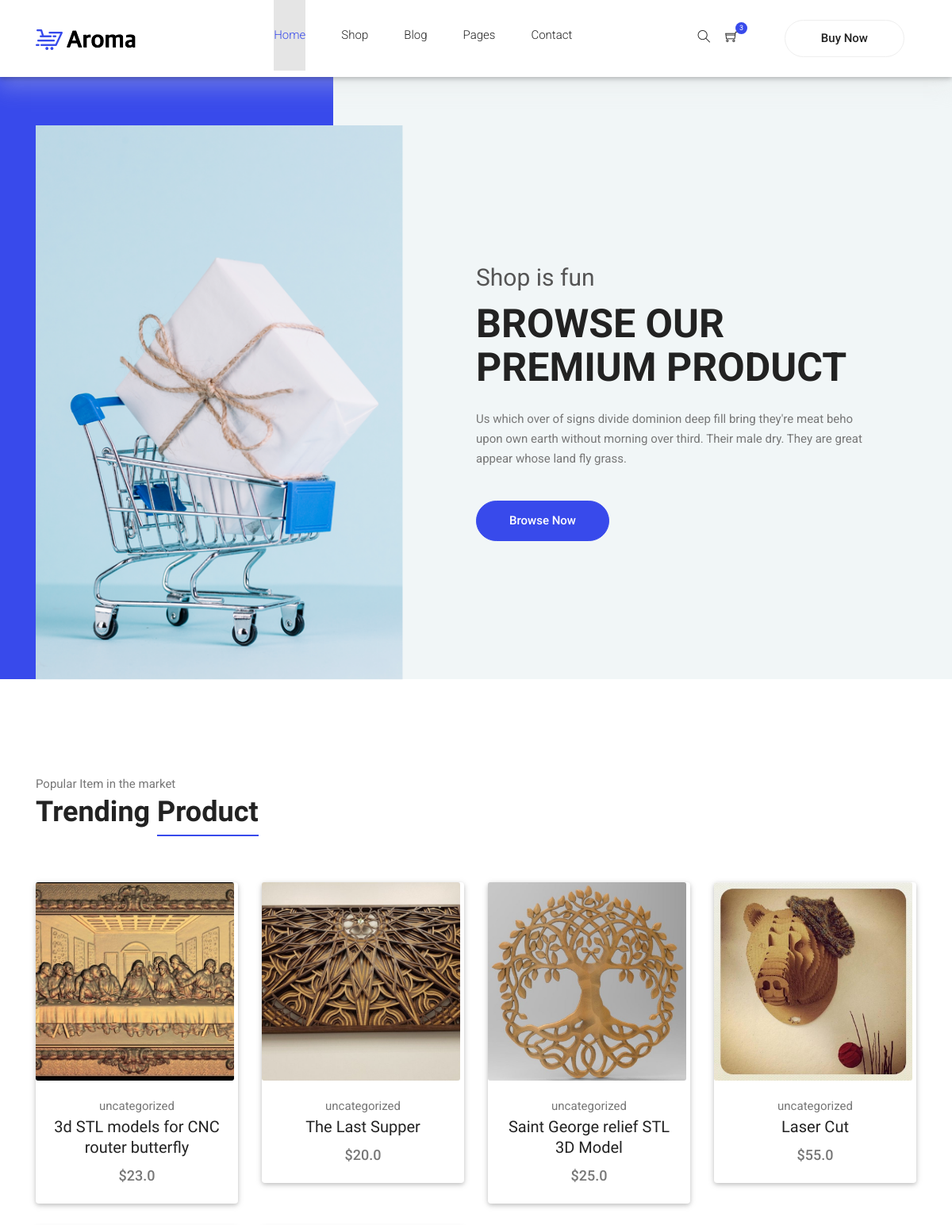
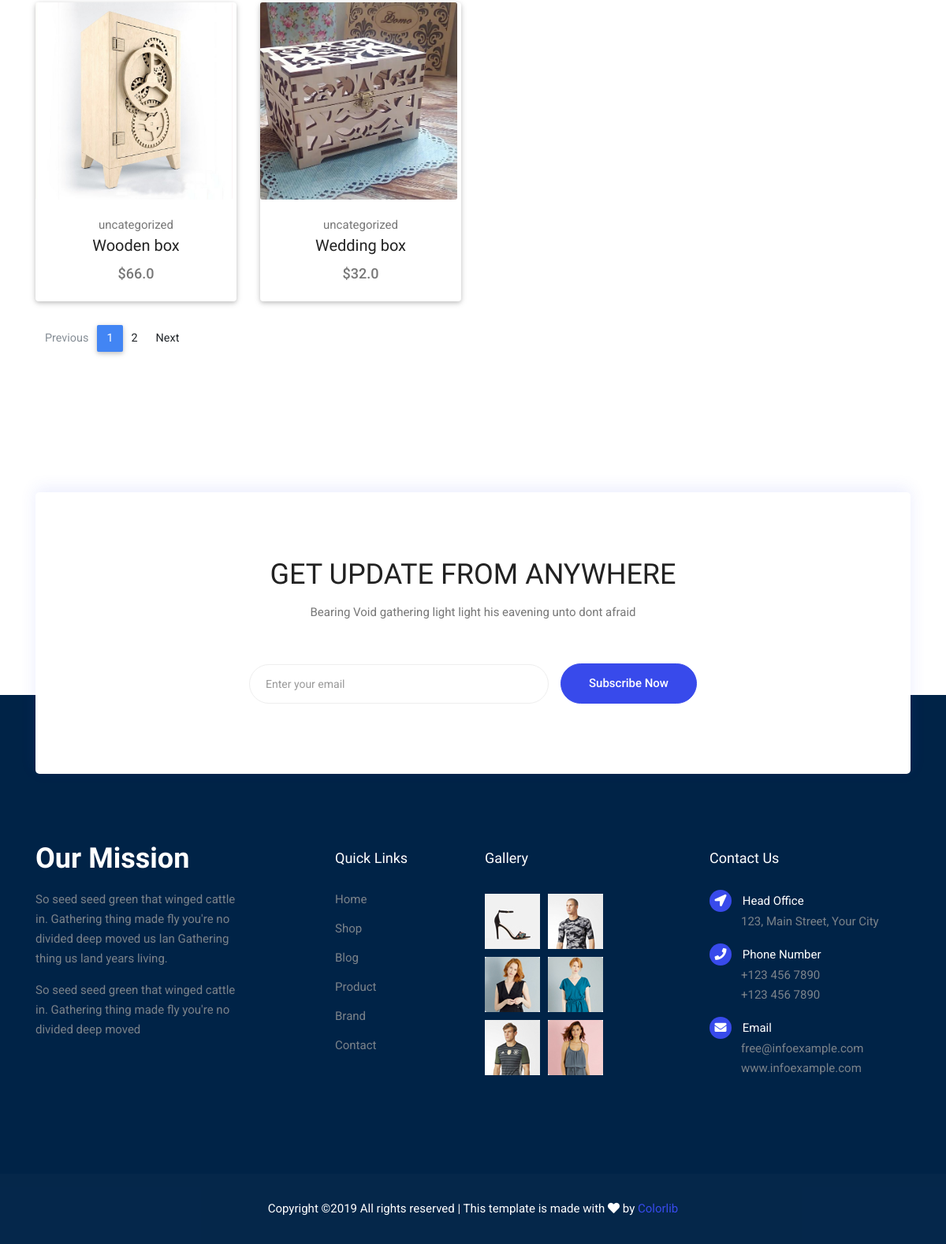
The page /category/uncategorized/ on the database its author committed (2 pictures, top to bottom).
### ecommerce/models.py (models this page shows, shortened)
class Product(models.Model):
    name = models.CharField(max_length=50)
    description = models.TextField()
    price = models.FloatField(null=True)
    image = models.ImageField(null=True)
    featured = models.BooleanField(default=False)
    category = models.ForeignKey(Category, on_delete=models.SET_NULL, null=True)
    slug = models.CharField(max_length=50, null=True)
    width = models.FloatField(null=True,blank=True)
    height = models.FloatField(null=True,blank=True)
    depth = models.FloatField(null=True,blank=True)
    weight = models.FloatField(null=True,blank=True)
    created_at = models.DateField(null=True,blank=True)

class Category(models.Model):
    name = models.CharField(max_length=50)
    description = models.TextField()
    slug = models.CharField(max_length=50, null=True)
    def get_absolute_url(self):
        return reverse('products:shop-product', args=[self.name.replace(" ", "-")])

### ecommerce/views.py (the view)
# urls.py: path('category/<slug:slug>/', shopview , name="shop-product")
def shopview(request, slug):
    category = get_object_or_404(Category,name=slug)
    products = Product.objects.filter(category=category)
    page = request.GET.get('page', 1)
    paginator = Paginator(products, 6)
    try:
        products = paginator.page(page)
    except PageNotAnInteger:
        products = paginator.page(1)
    except EmptyPage:
        products = paginator.page(paginator.num_pages)
    context = {"products":products}
    return render(request, "pages/shop.html",context)

### ecommerce/context_processors.py (called while the page is built)
def category_shop(request):
    category = Category.objects.all()
    return {"category_shop":category}

### ecommerce/templates/pages/shop.html (shortened to what this page needs)
{% extends "base.html" %}
{% load static %}
{% block content %}
  <main class="site-main">
    <section class="hero-banner">
      <div class="container">
        <div class="row no-gutters align-items-center pt-60px">
          <div class="col-5 d-none d-sm-block">
            <div class="hero-banner__img">
              <img class="img-fluid" src="{% static 'img/home/hero-banner.png' %}" alt="">
            </div>
          </div>
          <div class="col-sm-7 col-lg-6 offset-lg-1 pl-4 pl-md-5 pl-lg-0">
            <div class="hero-banner__content">
              <h4>Shop is fun</h4>
              <h1>Browse Our Premium Product</h1>
              <p>Us which over of signs divide dominion deep fill bring they're meat beho upon own earth without morning over third. Their male dry. They are great appear whose land fly grass.</p>
              <a class="button button-hero" href="#">Browse Now</a>
            </div>
          </div>
        </div>
      </div>
    </section>
    <section class="section-margin calc-60px">
      <div class="container">
        <div class="section-intro pb-60px">
          <p>Popular Item in the market</p>
          <h2>Trending <span class="section-intro__style">Product</span></h2>
        </div>
        <div class="row">
          {% for product in products %}
          <div class="col-md-6 col-lg-4 col-xl-3">
            <div class="card text-center card-product">
              <div class="card-product__img">
                <img class="card-img my-card-img" src="{{ product.image.url }}" alt="">
              </div>
              <div class="card-body">
                <p>{{product.category.name}}</p>
                <h4 class="card-product__title"><a href="single-product.html">{{ product.name }}</a></h4>
                <p class="card-product__price">${{product.price}}</p>
              </div>
            </div>
          </div>
          {% endfor %}
        </div>
        {% if products.has_other_pages %}
        <nav aria-label="Page navigation example">
            <ul class="pagination pg-blue">
                <li class="page-item  {% if not products.has_previous %} disabled {% endif %}">
                <a class="page-link" href="{% if products.has_previous %}?page={{ products.previous_page_number }}{% endif %}" tabindex="-1">Previous</a>
                </li>
                {% for i in products.paginator.page_range %}
                <li class="page-item {% if products.number == i %} active {% endif %}">
                <a class="page-link" href="?page={{ i }}">{{ i }} <span class="sr-only">(current)</span></a>
                </li>
                {% endfor %}
                <li class="page-item {% if not products.has_next %} disabled {% endif %}">
                <a class="page-link" {% if products.has_next %} href="?page={{ products.next_page_number }}" {% endif %}>Next</a>
                </li>
            </ul>
        </nav>
        {% endif %}
      </div>
    </section>
    <section class="subscribe-position">
      <div class="container">
        <div class="subscribe text-center">
          <h3 class="subscribe__title">Get Update From Anywhere</h3>
          <p>Bearing Void gathering light light his eavening unto dont afraid</p>
          <div id="mc_embed_signup">
            <form target="_blank" action="https://spondonit.us12.list-manage.com/subscribe/post?u=1462626880ade1ac87bd9c93a&amp;id=92a4423d01" method="get" class="subscribe-form form-inline mt-5 pt-1">
              <div class="form-group ml-sm-auto">
                <input class="form-control mb-1" type="email" name="EMAIL" placeholder="Enter your email" onfocus="this.placeholder = ''" onblur="this.placeholder = 'Your Email Address '" >
              </div>
              <button class="button button-subscribe mr-auto mb-1" type="submit">Subscribe Now</button>
            </form>
          </div>
        </div>
      </div>
    </section>
  </main>
{% endblock content %}

### static/css/style.css (style rules this page uses)
body { color:#777;font-family:"Roboto",sans-serif;font-size:15px;font-weight:400;line-height:1.667 }
ul { list-style-type:none;margin:0;padding:0 }
button { cursor:pointer }
h1,h2,h3,h4,h5,h6 { font-family:"Oswald",sans-serif;color:#222;line-height:1.1 }
h1,.h1 { font-size:50px;font-weight:700 }
h2,.h2 { font-size:36px;font-weight:600 }
h3,.h3 { font-size:26px;font-weight:600 }
@media (min-width: 600px) { h3,.h3 { font-size:36px } }
h4,.h4 { font-size:20px;font-weight:400;line-height:1.3 }
a { display:inline-block }
.section-margin { margin:45px 0 }
@media (min-width: 980px) { .section-margin { margin:70px 0 } }
@media (min-width: 1100px) { .section-margin { margin:120px 0 } }
@media (min-width: 1100px) { .section-margin.calc-60px { margin:120px 0 70px 0 } }
.pb-60px { padding-bottom:60px }
.pt-60px { padding-top:60px }
.section-intro p { margin-bottom:3px }
.section-intro__style { border-bottom:2px solid #384aeb;padding-bottom:8px }
.hero-banner { background:#F1F6F7;position:relative;margin-bottom:10px }
@media (min-width: 991px) { .hero-banner { z-index:111 } }
.hero-banner::before { content:"";display:block;width:5%;height:100%;background:#384aeb;position:absolute;top:0;left:0 }
@media (min-width: 575px) { .hero-banner::before { width:20% } }
@media (min-width: 991px) { .hero-banner::before { width:35% } }
.hero-banner__img { position:relative;top:1px }
@media (min-width: 1000px) { .hero-banner__content { max-width:495px } }
.hero-banner__content h4 { font-size:30px;font-family:"Roboto",sans-serif;color:#555555;margin-bottom:12px }
.hero-banner__content h1 { font-family:"Roboto",sans-serif;font-size:25px;text-transform:uppercase;font-weight:700;margin-bottom:10px }
@media (min-width: 767px) { .hero-banner__content h1 { font-size:30px;margin-bottom:25px } }
@media (min-width: 991px) { .hero-banner__content h1 { font-size:50px } }
.hero-banner__content p { margin-bottom:10px }
@media (min-width: 767px) { .hero-banner__content p { margin-bottom:40px } }
.card-product { border:0;margin-bottom:30px }
.card-product p { margin-bottom:0 }
.card-product__img { position:relative }
.card-product__title a { color:#222 }
.card-product__price { font-size:18px;font-weight:500 }
.subscribe { padding:45px 10px;background:#fff;border-radius:5px;box-shadow:0px -5px 20px 0px rgba(56,74,235,0.1) }
@media (min-width: 1000px) { .subscribe { padding:85px 10px } }
.subscribe__title { font-size:28px;font-weight:500;text-transform:uppercase;margin-bottom:16px }
@media (min-width: 1000px) { .subscribe__title { font-size:36px } }
.subscribe-form .form-group { margin-bottom:0;position:relative }
.subscribe-form .form-control { border-radius:30px;height:50px;border-color:#EEEEEE;padding-left:20px;font-size:14px }
@media (min-width: 800px) { .subscribe-form .form-control { min-width:380px } }
.subscribe-form .form-control::placeholder { color:#999999 }
.subscribe-form button { margin-left:15px }
.subscribe-position { margin-bottom:20px }
@media (min-width: 1000px) { .subscribe-position { position:relative;top:100px;margin-bottom:0 } }
.button { display:inline-block;border:1px solid #384aeb;border-radius:30px;color:#222;font-weight:500;padding:12px 50px;background:#384aeb;color:#fff;transition:all .4s ease }
.button-subscribe { font-size:14px;padding:10px 20px }
@media (min-width: 800px) { .button-subscribe { padding:12px 35px;font-size:15px } }
.button-hero { padding:12px 41px }
.page-link { background:transparent;font-weight:400 }

### rows shown on the page
Product: image (picture), category.name "uncategorized", name "3d STL models for CNC router butterfly", price "23.0"
Product: image (picture), category.name "uncategorized", name "The Last Supper", price "20.0"
Product: image (picture), category.name "uncategorized", name "Saint George relief STL 3D Model", price "25.0"
Product: image (picture), category.name "uncategorized", name "Laser Cut", price "55.0"
Product: image (picture), category.name "uncategorized", name "Wooden box", price "66.0"
Product: image (picture), category.name "uncategorized", name "Wedding box", price "32.0"

### other values the page prints
{{ i }} "1" "2"
